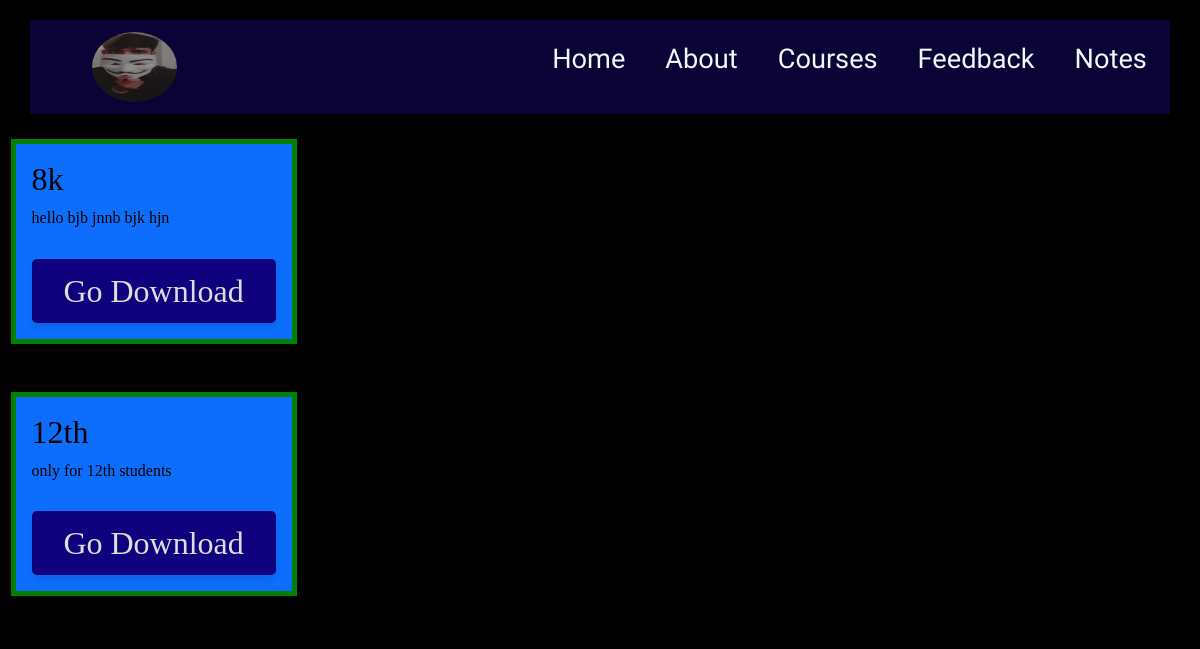
The app's page /notes with its own data.
### Home_Coaching/models.py (models this page shows, shortened)
class Note(models.Model):
    title = models.CharField(max_length=255)
    disc = models.TextField()
    file = models.FileField(upload_to='media')
    date = models.DateTimeField(auto_now_add=True)
    admin_uploaded = models.BooleanField(default=False)

### Home_Coaching/views.py (the view)
# urls.py: path("notes", views.notes, name='notes'),
def notes(request):
    context = {'file':Note.objects.all()}
    return render(request,'notes.html',context)

### templates/notes.html (shortened to what this page needs)
{% extends "home_basic.html" %}
{% block link %}
    <link href="https://cdn.jsdelivr.net/npm/bootstrap@5.3.2/dist/css/bootstrap.min.css" rel="stylesheet"
>
{% endblock link %}
{% block body %}
    <div class="card main" style="width: 18rem;">
        {% for post in file %}
            <div class="notes-file card-body my-4 bg-primary" style="border: 5px solid green;">
                <h2 class="card-title">{{ post.title }}</h2>
                <p class="card-text">{{ post.disc }}</p>
                <a href="{{ post.file.url }}" download="{{ post.file.url }}" class="btn btn-primary">Go Download</a>
            </div>
        {% endfor %}
    </div>
{% endblock body %}

### records on screen
Note: title "8k", disc "hello bjb jnnb bjk hjn"
Note: title "12th", disc "only for 12th students"
